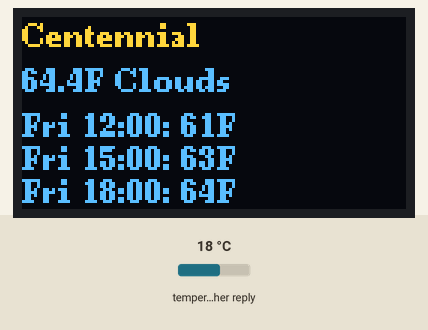
Simulated run of this sketch. Board: ESP8266 (NodeMCU). Parts: 128×64 one-colour display. The inputs (shaded band) are chosen by the test bench; at power-on: temperature in the weather reply 18 °C. The OLED is the two-colour kind (top 16 rows yellow); WiFi joins after 1.5 s; servers stay silent unless stated; web services answer with replies made up by the test bench; not simulated (calls return 0 or success): ./wifi_config.h; what the sketch prints to the serial monitor is not drawn.

Above: at 2.4 s.

The sketch:

weather_gadget.ino
```cpp
#include <ESP8266WiFi.h>
#include <ESP8266HTTPClient.h>
#include <U8g2lib.h>
#include <Wire.h>
#include <ArduinoJson.h>
#include "./wifi_config.h"

U8G2_SSD1309_128X64_NONAME0_F_SW_I2C u8g2(U8G2_R0, D1, D2, U8X8_PIN_NONE);
const char* city = "Centennial";
const char* state = ",CO";
const char* country = ",US";
String weather = "";
String forecast1 = "";
String forecast2 = "";
String forecast3 = "";
String cityName = "";
const char* daysOfWeek[] = { "Sun", "Mon", "Tue", "Wed", "Thu", "Fri", "Sat" };

void setup() {
  Serial.begin(115200);
  delay(10);
  Serial.println('\n');

  WiFi.begin(ssid, password);
  Serial.print("Connecting to ");
  Serial.print(ssid);
  Serial.println(" . . .");

  u8g2.begin();
  u8g2.enableUTF8Print();


  while (WiFi.status() != WL_CONNECTED) {
    delay(500);
    Serial.print(".");
  }

  Serial.println('\n');
  Serial.println("Connection Established");
  Serial.print("IP address: \t");
  Serial.println(WiFi.localIP());

  fetchWeather();
  displayWeather();
}

void loop() {
}

void fetchWeather() {
  if (WiFi.status() == WL_CONNECTED) {
    HTTPClient http;
    WiFiClient client;

    String url = "http://api.openweathermap.org/data/2.5/weather?q=";
    url += city;
    url += state;
    url += country;
    url += "&appid=";
    url += apiKey;
    url += "&units=imperial";

    http.begin(client, url);
    int httpCode = http.GET();

    if (httpCode > 0) {
      String payload = http.getString();
      Serial.println(payload);

      JsonDocument doc;
      DeserializationError error = deserializeJson(doc, payload);

      if (!error) {
        float temp = doc["main"]["temp"];
        const char* desc = doc["weather"][0]["main"];
        weather = String(temp, 1) + "F " + desc;
        cityName = doc["name"].as<String>();
      } else {
        weather = "JSON error";
      }
    } else {
      weather = "HTTP error";
    }

    http.end();

    // --- Get Forecast ---
    String forecastUrl = "http://api.openweathermap.org/data/2.5/forecast?q=";
    forecastUrl += city;
    forecastUrl += state;
    forecastUrl += country;
    forecastUrl += "&appid=";
    forecastUrl += apiKey;
    forecastUrl += "&units=imperial";

    http.begin(client, forecastUrl);
    httpCode = http.GET();


    if (httpCode > 0) {
      WiFiClient* stream = http.getStreamPtr();
      JsonDocument doc;
      DeserializationError error = deserializeJson(doc, *stream);

      if (!error) {
        for (int i = 0; i < 3; i++) {
          const char* dt_txt = doc["list"][i]["dt_txt"];
          String dateStr = String(dt_txt).substring(0, 10);
          String timeStr = String(dt_txt).substring(11, 16);

          int weekday = getWeekday(dateStr.c_str());
          const char* dayName = daysOfWeek[weekday];

          float temp = doc["list"][i]["main"]["temp"];
          String forecastStr = String(dayName) + " " + timeStr + ": " + String(temp, 0) + "F";

          if (i == 0) forecast1 = forecastStr;
          else if (i == 1) forecast2 = forecastStr;
          else if (i == 2) forecast3 = forecastStr;
        }
      } else {
        Serial.print("JSON ERROR: ");
        Serial.println(error.c_str());
        forecast1 = "JSON error";
        forecast2 = "";
        forecast3 = "";
      }
    } else {
      Serial.print("HTTP error: ");
      Serial.println(httpCode);
      forecast1 = "HTTP error";
      forecast2 = "";
      forecast3 = "";
    }

    http.end();
  } else {
    weather = "No WiFi";
    forecast1 = forecast2 = forecast3 = "";
    cityName = "Offline";
  }
}


void displayWeather() {
  u8g2.clearBuffer();
  u8g2.setFont(u8g2_font_ncenB08_tr);

  u8g2.drawStr(0, 10, cityName.c_str());
  u8g2.drawStr(0, 25, weather.c_str());
  u8g2.drawStr(0, 40, forecast1.c_str());
  u8g2.drawStr(0, 51, forecast2.c_str());
  u8g2.drawStr(0, 62, forecast3.c_str());

  u8g2.sendBuffer();
}


String formatTimeWithAmPm(const char* dtTxt) {
  // dtTxt example: "2025-06-07 03:00:00"
  String timeStr = String(dtTxt);

  // Extract hour and minute
  int hour = timeStr.substring(11, 13).toInt();
  int minute = timeStr.substring(14, 16).toInt();

  // Determine AM or PM
  String suffix = "AM";
  if (hour >= 12) {
    suffix = "PM";
    if (hour > 12) hour -= 12;
  } else if (hour == 0) {
    hour = 12;  // midnight hour
  }

  // Format time string (e.g. "3:00PM")
  String hourStr = String(hour);
  String minuteStr = (minute < 10) ? "0" + String(minute) : String(minute);

  return hourStr + ":" + minuteStr + suffix;
}

int getWeekday(const char* dateStr) {
  // Extract year, month, day from dateStr: "YYYY-MM-DD"
  int year = atoi(String(dateStr).substring(0, 4).c_str());
  int month = atoi(String(dateStr).substring(5, 7).c_str());
  int day = atoi(String(dateStr).substring(8, 10).c_str());

  // Zeller's Congruence algorithm to calculate day of week
  if (month < 3) {
    month += 12;
    year -= 1;
  }
  int K = year % 100;
  int J = year / 100;
  int h = (day + 13 * (month + 1) / 5 + K + K / 4 + J / 4 + 5 * J) % 7;
  // h = 0: Saturday, 1: Sunday, 2: Monday, ..., 6: Friday

  int d = ((h + 6) % 7);  // Convert to 0=Sunday..6=Saturday
  return d;
}
```
